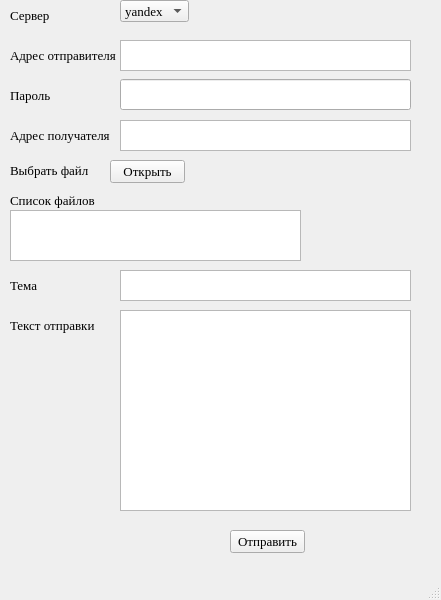
<?xml version="1.0" encoding="UTF-8"?>
<ui version="4.0">
 <class>MainWindow</class>
 <widget class="QMainWindow" name="MainWindow">
  <property name="geometry">
   <rect>
    <x>0</x>
    <y>0</y>
    <width>441</width>
    <height>600</height>
   </rect>
  </property>
  <property name="maximumSize">
   <size>
    <width>441</width>
    <height>600</height>
   </size>
  </property>
  <property name="font">
   <font>
    <family>Times New Roman</family>
    <pointsize>10</pointsize>
   </font>
  </property>
  <property name="windowTitle">
   <string>MainWindow</string>
  </property>
  <widget class="QWidget" name="centralwidget">
   <widget class="QTextEdit" name="msg_addr">
    <property name="geometry">
     <rect>
      <x>120</x>
      <y>120</y>
      <width>291</width>
      <height>31</height>
     </rect>
    </property>
   </widget>
   <widget class="QTextEdit" name="msg_header">
    <property name="geometry">
     <rect>
      <x>120</x>
      <y>270</y>
      <width>291</width>
      <height>31</height>
     </rect>
    </property>
   </widget>
   <widget class="QPlainTextEdit" name="msg_text">
    <property name="geometry">
     <rect>
      <x>120</x>
      <y>310</y>
      <width>291</width>
      <height>201</height>
     </rect>
    </property>
   </widget>
   <widget class="QLabel" name="label_addr">
    <property name="geometry">
     <rect>
      <x>10</x>
      <y>120</y>
      <width>101</width>
      <height>31</height>
     </rect>
    </property>
    <property name="text">
     <string>Адрес получателя</string>
    </property>
   </widget>
   <widget class="QLabel" name="label_header">
    <property name="geometry">
     <rect>
      <x>10</x>
      <y>270</y>
      <width>101</width>
      <height>31</height>
     </rect>
    </property>
    <property name="text">
     <string>Тема</string>
    </property>
   </widget>
   <widget class="QLabel" name="label_text">
    <property name="geometry">
     <rect>
      <x>10</x>
      <y>310</y>
      <width>101</width>
      <height>31</height>
     </rect>
    </property>
    <property name="text">
     <string>Текст отправки</string>
    </property>
   </widget>
   <widget class="QPushButton" name="pushButton">
    <property name="geometry">
     <rect>
      <x>230</x>
      <y>530</y>
      <width>75</width>
      <height>23</height>
     </rect>
    </property>
    <property name="text">
     <string>Отправить</string>
    </property>
   </widget>
   <widget class="QLabel" name="label_addr_2">
    <property name="geometry">
     <rect>
      <x>10</x>
      <y>0</y>
      <width>101</width>
      <height>31</height>
     </rect>
    </property>
    <property name="text">
     <string>Сервер</string>
    </property>
   </widget>
   <widget class="QComboBox" name="server_type">
    <property name="geometry">
     <rect>
      <x>120</x>
      <y>0</y>
      <width>69</width>
      <height>22</height>
     </rect>
    </property>
    <item>
     <property name="text">
      <string>yandex</string>
     </property>
    </item>
    <item>
     <property name="text">
      <string>mail</string>
     </property>
    </item>
    <item>
     <property name="text">
      <string>gmail</string>
     </property>
    </item>
   </widget>
   <widget class="QTextEdit" name="msg_addr_from">
    <property name="geometry">
     <rect>
      <x>120</x>
      <y>40</y>
      <width>291</width>
      <height>31</height>
     </rect>
    </property>
   </widget>
   <widget class="QLabel" name="label_addr_from">
    <property name="geometry">
     <rect>
      <x>10</x>
      <y>40</y>
      <width>111</width>
      <height>31</height>
     </rect>
    </property>
    <property name="text">
     <string>Адрес отправителя</string>
    </property>
   </widget>
   <widget class="QLabel" name="label_addr_from_2">
    <property name="geometry">
     <rect>
      <x>10</x>
      <y>80</y>
      <width>111</width>
      <height>31</height>
     </rect>
    </property>
    <property name="text">
     <string>Пароль</string>
    </property>
   </widget>
   <widget class="QLabel" name="label_choose_files">
    <property name="geometry">
     <rect>
      <x>10</x>
      <y>150</y>
      <width>101</width>
      <height>41</height>
     </rect>
    </property>
    <property name="text">
     <string>Выбрать файл</string>
    </property>
   </widget>
   <widget class="QPushButton" name="push_button_choose_files">
    <property name="geometry">
     <rect>
      <x>110</x>
      <y>160</y>
      <width>75</width>
      <height>23</height>
     </rect>
    </property>
    <property name="text">
     <string>Открыть</string>
    </property>
   </widget>
   <widget class="QTextEdit" name="msg_header_2">
    <property name="geometry">
     <rect>
      <x>10</x>
      <y>210</y>
      <width>291</width>
      <height>51</height>
     </rect>
    </property>
   </widget>
   <widget class="QLabel" name="label_chosen_files">
    <property name="geometry">
     <rect>
      <x>10</x>
      <y>190</y>
      <width>101</width>
      <height>21</height>
     </rect>
    </property>
    <property name="text">
     <string>Список файлов</string>
    </property>
   </widget>
   <widget class="QLineEdit" name="from_password">
    <property name="geometry">
     <rect>
      <x>120</x>
      <y>79</y>
      <width>291</width>
      <height>31</height>
     </rect>
    </property>
   </widget>
  </widget>
  <widget class="QMenuBar" name="menubar">
   <property name="geometry">
    <rect>
     <x>0</x>
     <y>0</y>
     <width>441</width>
     <height>21</height>
    </rect>
   </property>
  </widget>
  <widget class="QStatusBar" name="statusbar"/>
 </widget>
 <resources/>
 <connections/>
</ui>
